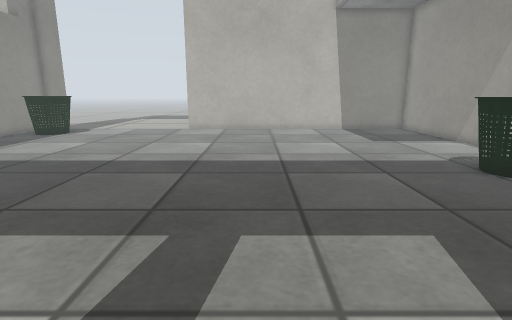
view 1 (above)

13 first-person views from a walk through a Gazebo world. The camera is 0.27 m above the floor, tilts 12° down and sees 80° across. The floor is counted in squares, 0.1 m on a side. Each view is taken from the middle of a square. On the plan, view 1 faces up. The plan holds only what a view shows up to about 20 squares ahead; the rest is blank. Surface patterns are stand-ins for the level's own textures.

view 2
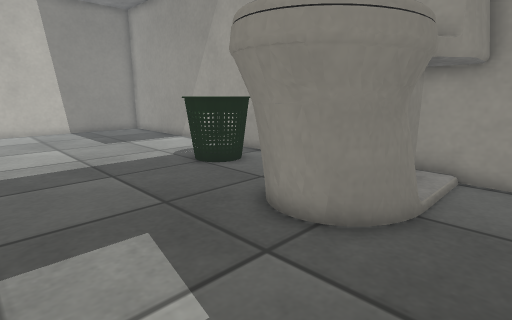

view 3
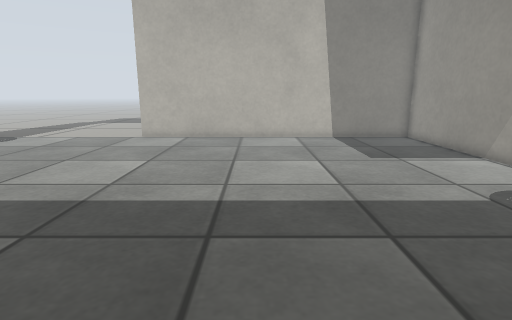

view 4
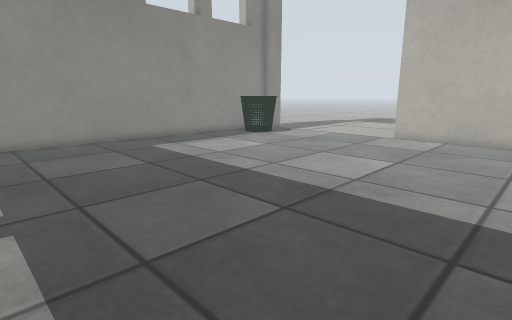

view 5
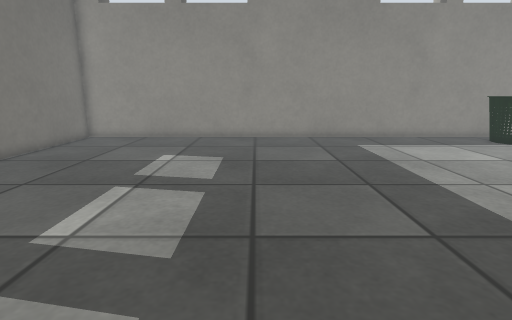

view 6
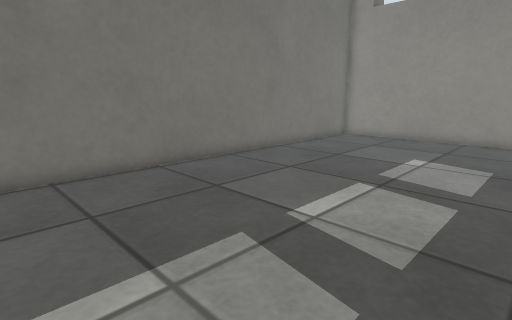

view 7
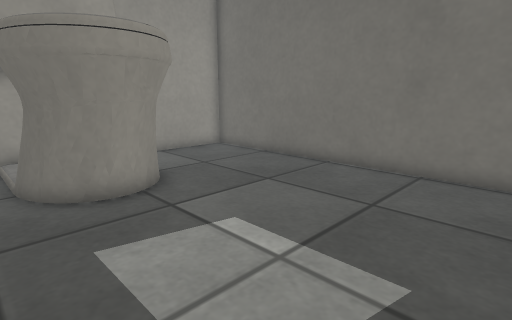

view 8
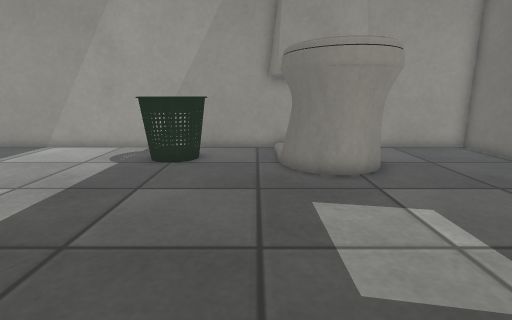

view 9
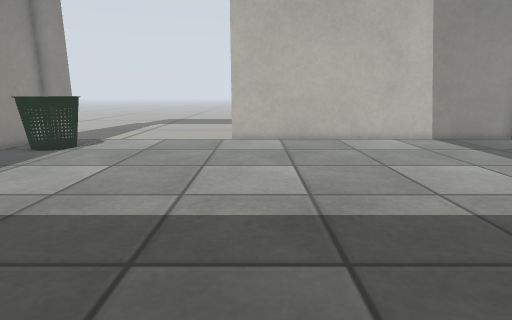

view 10
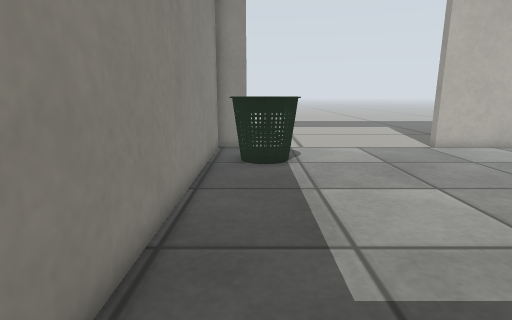

view 11
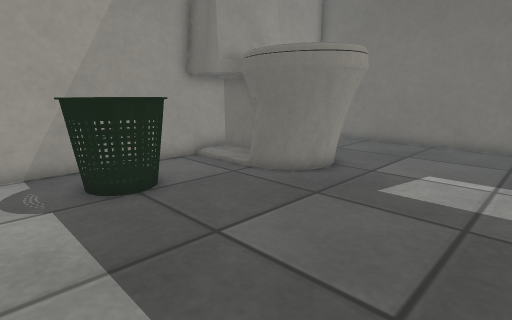

view 12
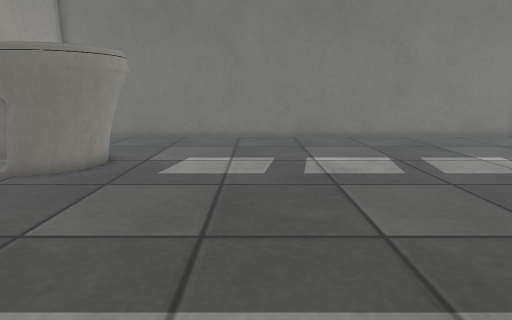

view 13
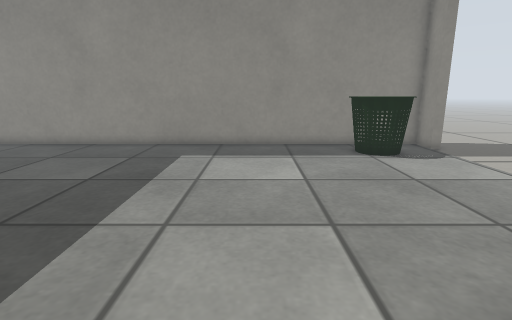

### Floor plan
Key: @ floor where view 1 was taken; # wall or solid block; . floor; B bin.
Columns run from 17 left of view 1 to 12 right of it. Each row starts with its distance up from view 1.
 27  ............
 26  ............
 25 ##..........##################
 24 #............................#
 23 #.BB.........................#
 22 #B.BB........................#
 21 #BBB.........................#
 20 #............................#
 19 #............................#
 18 #............................#
 17 #............................#
 16 #............................#
 15 #............................#
 14 #............................#
 13 #............................#
 12 #.........................BB.#
 11 #........................B.B.#
 10 #........................BBB.#
  9 #.........................B..#
  8 #............................#
  7 #............................#
  6 #.......................######
  5 #.....................########
  4 #.....................#### ###
  3 #.....................########
  2 #.......................######
  1 #............................#
  0 #................@...........#
 -1 #............................#
 -2 #............................#
 -3 #............................#
 -4 ##############################

Positions as (right, up) in squares from view 1, and headings:
1: (0, 0), facing up
2: (1, 0), facing up-right
3: (2, 5), facing up
4: (2, 5), facing up-left
5: (3, 7), facing left
6: (3, 7), facing down-left
7: (-2, 7), facing down-right
8: (-4, 7), facing right
9: (-4, 6), facing up
10: (-15, 9), facing up
11: (0, 14), facing down-right
12: (0, 16), facing down
13: (0, 16), facing left
